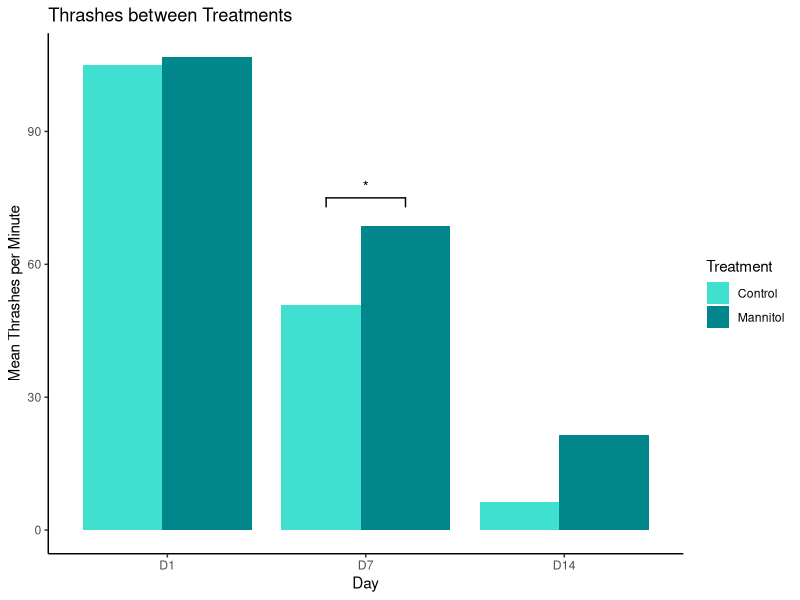

Here is the R script that generated this plot:
## ---- chunk 1
rm(list = ls())
#import dataset and libraries needed
library(tidyverse)
library(readxl)
library(ggplot2)
library(ggsignif)
library(knitr)
library(broom)
thrashing <- read_excel("data/thrashing_assay.xlsx")

#view structure of each column
str(thrashing)
## ---- chunk 2
#create per minute stat for each worm
thrash<- thrashing |>
  mutate(perMinute = ((trial1 + trial2 + trial3)/3)*2) |>
  mutate(treatment = recode(treatment,
                            "blue" = "Control",
                            "orange" = "Mannitol"))
## ---- chunk 3
#create summary stats
summaryThrash<- thrash |>
  group_by(treatment, day) |>
  summarise(
    meanThrash = mean(perMinute),
    sdThrash = sd(perMinute)
  )
## ---- chunk 4
#plot results
ggplot(summaryThrash, aes( x = day, y = meanThrash, fill = treatment)) +
  geom_col(position = position_dodge(width = 0.8)) +
 geom_signif(
   annotations = "*",
   y_position = 75,
   xmin = 1.8,
   xmax = 2.2,
   tip_length = 0.02
 )+
  scale_x_discrete(labels = c("D1"="D1",
                              "D2" = "D7",
                              "D3"= "D14")) +
   labs( title = "Thrashes between Treatments",
        x = "Day",
        y = "Mean Thrashes per Minute",
        fill = "Treatment")+
  scale_fill_manual(
    values = c("Control" = "turquoise",
              "Mannitol" = "turquoise4" )
  ) +
  theme_classic()
## ---- chunk 5
#statistical test two way anova
anova_model <- aov(perMinute ~ treatment * day, data = thrash)
summary(anova_model)
#post hoc tukey HSD
tuk<-TukeyHSD(anova_model)
## ---- chunk 6
#anova and tukey output tables
anovaTable <- tidy(anova_model)
kable(anovaTable,
      digits = 4,
      caption = "Two-way ANOVA Results for Thrashing Assay")

tukTidy<- tidy(tuk)

tuk_treatment_only <- tukTidy |>
  filter(
    str_detect(contrast, "Mannitol:D1-Control:D1") |
    str_detect(contrast, "Mannitol:D2-Control:D2") |
    str_detect(contrast, "Mannitol:D3-Control:D3")
  ) |>
  mutate(
    Day = case_when(
      str_detect(contrast, "D1") ~ "Day 1",
      str_detect(contrast, "D2") ~ "Day 2",
      str_detect(contrast, "D3") ~ "Day 3"
    ),
    contrast = "Mannitol vs Control"
  ) |>
  select(Day, contrast, estimate, conf.low, conf.high, adj.p.value)

kable(
  tuk_treatment_only,
  digits = 4,
  caption = "Tukey Post-hoc: Mannitol vs Control Within Each Day"
)

